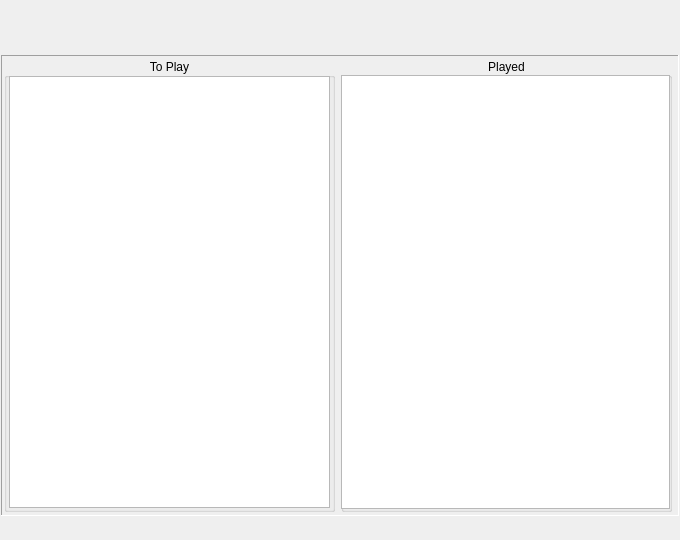
<?xml version="1.0" encoding="UTF-8"?>
<ui version="4.0">
 <class>MainWindow</class>
 <widget class="QMainWindow" name="MainWindow">
  <property name="geometry">
   <rect>
    <x>0</x>
    <y>0</y>
    <width>680</width>
    <height>540</height>
   </rect>
  </property>
  <property name="baseSize">
   <size>
    <width>680</width>
    <height>540</height>
   </size>
  </property>
  <property name="windowTitle">
   <string>MainWindow</string>
  </property>
  <property name="windowIcon">
   <iconset>
    <normaloff>RandomPlayer.ico</normaloff>RandomPlayer.ico</iconset>
  </property>
  <widget class="QWidget" name="centralwidget">
   <widget class="QWidget" name="verticalLayoutWidget">
    <property name="geometry">
     <rect>
      <x>260</x>
      <y>0</y>
      <width>141</width>
      <height>51</height>
     </rect>
    </property>
    <layout class="QVBoxLayout" name="verticalLayout">
     <item>
      <layout class="QGridLayout" name="mainLayout"/>
     </item>
    </layout>
   </widget>
   <widget class="QFrame" name="frame">
    <property name="geometry">
     <rect>
      <x>1</x>
      <y>55</y>
      <width>678</width>
      <height>461</height>
     </rect>
    </property>
    <property name="autoFillBackground">
     <bool>true</bool>
    </property>
    <property name="frameShape">
     <enum>QFrame::Panel</enum>
    </property>
    <property name="frameShadow">
     <enum>QFrame::Sunken</enum>
    </property>
    <property name="lineWidth">
     <number>1</number>
    </property>
    <property name="midLineWidth">
     <number>0</number>
    </property>
    <widget class="QGroupBox" name="groupBox">
     <property name="geometry">
      <rect>
       <x>3</x>
       <y>3</y>
       <width>331</width>
       <height>454</height>
      </rect>
     </property>
     <property name="title">
      <string>To Play</string>
     </property>
     <property name="alignment">
      <set>Qt::AlignCenter</set>
     </property>
     <widget class="QListWidget" name="listWidget">
      <property name="geometry">
       <rect>
        <x>5</x>
        <y>18</y>
        <width>321</width>
        <height>432</height>
       </rect>
      </property>
     </widget>
    </widget>
    <widget class="QGroupBox" name="groupBox_2">
     <property name="geometry">
      <rect>
       <x>340</x>
       <y>3</y>
       <width>331</width>
       <height>454</height>
      </rect>
     </property>
     <property name="title">
      <string>Played</string>
     </property>
     <property name="alignment">
      <set>Qt::AlignCenter</set>
     </property>
     <widget class="QListView" name="listView_2">
      <property name="geometry">
       <rect>
        <x>0</x>
        <y>17</y>
        <width>329</width>
        <height>434</height>
       </rect>
      </property>
      <property name="sizePolicy">
       <sizepolicy hsizetype="Maximum" vsizetype="Maximum">
        <horstretch>0</horstretch>
        <verstretch>0</verstretch>
       </sizepolicy>
      </property>
      <property name="frameShadow">
       <enum>QFrame::Plain</enum>
      </property>
     </widget>
    </widget>
   </widget>
  </widget>
 </widget>
 <resources/>
 <connections/>
</ui>
